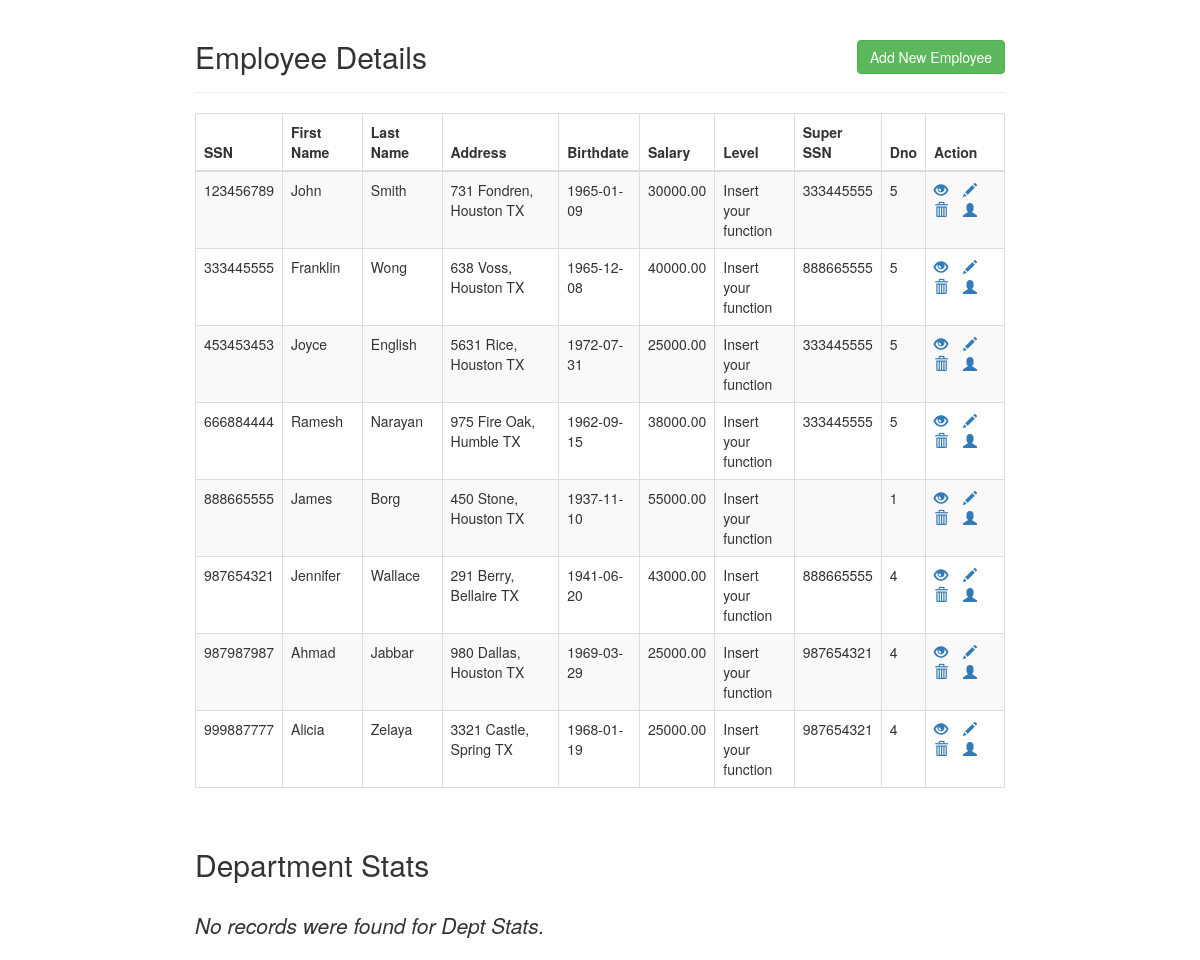
The page / on the database its author committed.
### tables this page shows
CREATE TABLE EMPLOYEE (
      FNAME VARCHAR(15) NOT NULL,
      LNAME VARCHAR(15) NOT NULL,
      SSN CHAR(9) NOT NULL,
      BDATE DATE NOT NULL,
      ADDRESS VARCHAR(30) NOT NULL,
      SEX CHAR(1) NOT NULL,
      SALARY DECIMAL(10, 2) NOT NULL,
      SUPER_SSN CHAR(9),
      DNO INT(2) NOT NULL,
      CONSTRAINT FULLNAME UNIQUE(FNAME, LNAME),
      PRIMARY KEY (SSN),
      FOREIGN KEY (DNO) REFERENCES DEPARTMENT(DNUMBER)
);

### index.php (the view, shortened to what this page needs)
<!DOCTYPE html>
<html lang="en">
<head>
<link rel="stylesheet" href="https://maxcdn.bootstrapcdn.com/bootstrap/3.4.1/css/bootstrap.min.css">
</head>
<body>
    <div class="wrapper">
        <div class="container-fluid">
            <div class="row">
                <div class="col-md-12">
                    <div class="page-header clearfix">
                        <h2 class="pull-left">Employee Details</h2>
                        <a href="createEmployee.php" class="btn btn-success pull-right">Add New Employee</a>
                    </div>
                    <?php
                    require_once "config.php";
                    $sql = "SELECT Ssn,Fname,Lname,Salary, Address, Bdate, 'Insert your function' as Level, Super_ssn, Dno
							FROM EMPLOYEE";
                    if($result = mysqli_query($link, $sql)){
                        if(mysqli_num_rows($result) > 0){
                            echo "<table class='table table-bordered table-striped'>";
                                echo "<thead>";
                                    echo "<tr>";
                                        echo "<th width=8%>SSN</th>";
                                        echo "<th width=10%>First Name</th>";
                                        echo "<th width=10%>Last Name</th>";
                                        echo "<th width=15%>Address </th>";
										echo "<th width=10%>Birthdate </th>";
										echo "<th width = 5%>Salary</th>";
                                        echo "<th width=10%> Level  </th>";
                                        echo "<th width =8%>Super SSN  </th>";
										echo "<th width =5%>Dno  </th>";
                                        echo "<th width=10%>Action</th>";
                                    echo "</tr>";
                                echo "</thead>";
                                echo "<tbody>";
                                while($row = mysqli_fetch_array($result)){
                                    echo "<tr>";
                                        echo "<td>" . $row['Ssn'] . "</td>";
                                        echo "<td>" . $row['Fname'] . "</td>";
                                        echo "<td>" . $row['Lname'] . "</td>";
										echo "<td>" . $row['Address'] . "</td>";
										echo "<td>" . $row['Bdate'] . "</td>";
                                        echo "<td>" . $row['Salary'] . "</td>";
                                        echo "<td>" . $row['Level'] . "</td>";
										echo "<td>" . $row['Super_ssn'] . "</td>";
                                        echo "<td>" . $row['Dno'] . "</td>";
                                        echo "<td>";
                                            echo "<a href='viewProjects.php?Ssn=". $row['Ssn']."&Lname=".$row['Lname']."' title='View Projects' data-toggle='tooltip'><span class='glyphicon glyphicon-eye-open'></span></a>";
                                            echo "<a href='updateEmployee.php?Ssn=". $row['Ssn'] ."' title='Update Record' data-toggle='tooltip'><span class='glyphicon glyphicon-pencil'></span></a>";
                                            echo "<a href='deleteEmployee.php?Ssn=". $row['Ssn'] ."' title='Delete Record' data-toggle='tooltip'><span class='glyphicon glyphicon-trash'></span></a>";
                                            echo "<a href='viewDependents.php?Ssn=". $row['Ssn']."&Lname=".$row['Lname']."' title='View Projects' data-toggle='tooltip'><span class='glyphicon glyphicon-user'></span></a>";
                                        echo "</td>";
                                    echo "</tr>";
                                }
                                echo "</tbody>";
                            echo "</table>";
                        } else{
                            echo "<p class='lead'><em>No records were found.</em></p>";
                        }
                    } else{
                        echo "ERROR: Could not able to execute $sql. <br>" . mysqli_error($link);
                    }
					echo "<br> <h2> Department Stats </h2> <br>";
                    $sql2 = "SELECT * FROM DEPT_STATS";
                    if($result2 = mysqli_query($link, $sql2)){
                        if(mysqli_num_rows($result2) > 0){
                            echo "<div class='col-md-4'>";
							echo "<table width=30% class='table table-bordered table-striped'>";
                                echo "<thead>";
                                    echo "<tr>";
                                        echo "<th width=20%>Dno</th>";
                                        echo "<th width = 20%>Number of Employees</th>";
                                        echo "<th width = 40%>Average Salary</th>";
                                echo "</thead>";
                                echo "<tbody>";
                                while($row = mysqli_fetch_array($result2)){
                                    echo "<tr>";
                                        echo "<td>" . $row['Dnumber'] . "</td>";
                                        echo "<td>" . $row['Emp_count'] . "</td>";
                                        echo "<td>" . $row['Avg_salary'] . "</td>";
                                    echo "</tr>";
                                }
                                echo "</tbody>";
                            echo "</table>";
                            mysqli_free_result($result2);
                        } else{
                            echo "<p class='lead'><em>No records were found for Dept Stats.</em></p>";
                        }
                    } else{
                        echo "ERROR: Could not able to execute $sql2. <br>" . mysqli_error($link);
                    }
                    ?>
                </div>
</body>
</html>

### index.php (style rules this page uses)
.wrapper { width: 70%; margin:0 auto; }
.page-header h2 { margin-top: 0; }
table tr td:last-child a { margin-right: 15px; }

### rows shown on the page
employee: SSN "123456789", FNAME "John", LNAME "Smith", ADDRESS "731 Fondren, Houston TX", BDATE "1965-01-09", SALARY "30000.00", Level "Insert your function", SUPER_SSN "333445555", DNO "5"
employee: SSN "333445555", FNAME "Franklin", LNAME "Wong", ADDRESS "638 Voss, Houston TX", BDATE "1965-12-08", SALARY "40000.00", Level "Insert your function", SUPER_SSN "888665555", DNO "5"
employee: SSN "453453453", FNAME "Joyce", LNAME "English", ADDRESS "5631 Rice, Houston TX", BDATE "1972-07-31", SALARY "25000.00", Level "Insert your function", SUPER_SSN "333445555", DNO "5"
employee: SSN "666884444", FNAME "Ramesh", LNAME "Narayan", ADDRESS "975 Fire Oak, Humble TX", BDATE "1962-09-15", SALARY "38000.00", Level "Insert your function", SUPER_SSN "333445555", DNO "5"
employee: SSN "888665555", FNAME "James", LNAME "Borg", ADDRESS "450 Stone, Houston TX", BDATE "1937-11-10", SALARY "55000.00", Level "Insert your function", DNO "1"
employee: SSN "987654321", FNAME "Jennifer", LNAME "Wallace", ADDRESS "291 Berry, Bellaire TX", BDATE "1941-06-20", SALARY "43000.00", Level "Insert your function", SUPER_SSN "888665555", DNO "4"
employee: SSN "987987987", FNAME "Ahmad", LNAME "Jabbar", ADDRESS "980 Dallas, Houston TX", BDATE "1969-03-29", SALARY "25000.00", Level "Insert your function", SUPER_SSN "987654321", DNO "4"
employee: SSN "999887777", FNAME "Alicia", LNAME "Zelaya", ADDRESS "3321 Castle, Spring TX", BDATE "1968-01-19", SALARY "25000.00", Level "Insert your function", SUPER_SSN "987654321", DNO "4"
